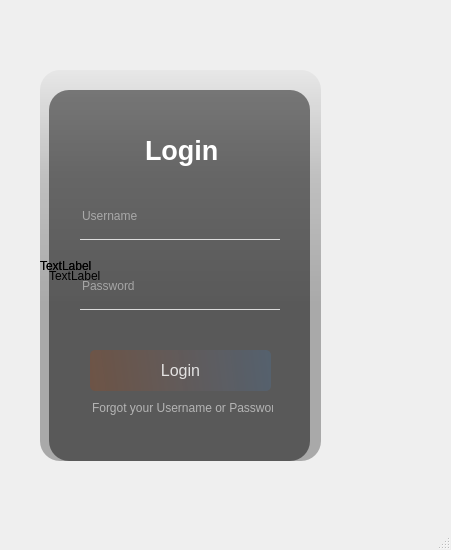
<?xml version="1.0" encoding="UTF-8"?>
<ui version="4.0">
 <class>MainWindow</class>
 <widget class="QMainWindow" name="MainWindow">
  <property name="geometry">
   <rect>
    <x>0</x>
    <y>0</y>
    <width>451</width>
    <height>550</height>
   </rect>
  </property>
  <property name="windowTitle">
   <string>MainWindow</string>
  </property>
  <widget class="QWidget" name="centralwidget">
   <widget class="QWidget" name="widget" native="true">
    <property name="geometry">
     <rect>
      <x>30</x>
      <y>30</y>
      <width>300</width>
      <height>441</height>
     </rect>
    </property>
    <widget class="QLabel" name="label_2">
     <property name="geometry">
      <rect>
       <x>10</x>
       <y>40</y>
       <width>281</width>
       <height>391</height>
      </rect>
     </property>
     <property name="styleSheet">
      <string notr="true">border-image: url(:/images/C:/Users/niloy/Downloads/peakpx.jpg);
border-radius:20px;</string>
     </property>
     <property name="text">
      <string>TextLabel</string>
     </property>
    </widget>
    <widget class="QLabel" name="label_3">
     <property name="geometry">
      <rect>
       <x>10</x>
       <y>40</y>
       <width>281</width>
       <height>391</height>
      </rect>
     </property>
     <property name="styleSheet">
      <string notr="true">background-color: qlineargradient(spread:pad, x1:0, y1:0, x2:0, y2:0.715909, stop:0 rgba(0, 0, 0, 9), stop:0.375 rgba(0, 0, 0, 50), stop: 0.835227 rgba(0, 0, 0, 75));
border-radius:20px;</string>
     </property>
     <property name="text">
      <string>TextLabel</string>
     </property>
    </widget>
    <widget class="QLabel" name="label">
     <property name="geometry">
      <rect>
       <x>19</x>
       <y>60</y>
       <width>261</width>
       <height>371</height>
      </rect>
     </property>
     <property name="styleSheet">
      <string notr="true">background-color:rgba(0, 0, 0, 120);
border-radius:20px;</string>
     </property>
     <property name="text">
      <string>TextLabel</string>
     </property>
    </widget>
    <widget class="QLabel" name="label_4">
     <property name="geometry">
      <rect>
       <x>115</x>
       <y>100</y>
       <width>81</width>
       <height>40</height>
      </rect>
     </property>
     <property name="font">
      <font>
       <pointsize>20</pointsize>
       <weight>75</weight>
       <bold>true</bold>
      </font>
     </property>
     <property name="styleSheet">
      <string notr="true">color:rgba(255,255,255,255);</string>
     </property>
     <property name="text">
      <string>Login</string>
     </property>
    </widget>
    <widget class="QLineEdit" name="lineEdit">
     <property name="geometry">
      <rect>
       <x>50</x>
       <y>170</y>
       <width>200</width>
       <height>40</height>
      </rect>
     </property>
     <property name="font">
      <font>
       <pointsize>9</pointsize>
      </font>
     </property>
     <property name="styleSheet">
      <string notr="true">background-color:rgba(0, 0, 0, 0);
border:none;
border-bottom:1px solid rgba(255, 255, 255, 200);
color:rgba(255,255,255,230);
padding-bottom:7px;</string>
     </property>
     <property name="text">
      <string/>
     </property>
     <property name="alignment">
      <set>Qt::AlignLeading|Qt::AlignLeft|Qt::AlignVCenter</set>
     </property>
     <property name="placeholderText">
      <string>Username</string>
     </property>
    </widget>
    <widget class="QLineEdit" name="lineEdit_2">
     <property name="geometry">
      <rect>
       <x>50</x>
       <y>240</y>
       <width>200</width>
       <height>40</height>
      </rect>
     </property>
     <property name="font">
      <font>
       <pointsize>9</pointsize>
      </font>
     </property>
     <property name="styleSheet">
      <string notr="true">background-color:rgba(0, 0, 0, 0);
border:none;
border-bottom:1px solid rgba(255, 255, 255, 200);
color:rgba(255,255,255,230);
padding-bottom:7px;</string>
     </property>
     <property name="echoMode">
      <enum>QLineEdit::Password</enum>
     </property>
     <property name="placeholderText">
      <string>Password</string>
     </property>
    </widget>
    <widget class="QPushButton" name="pushButton">
     <property name="geometry">
      <rect>
       <x>60</x>
       <y>320</y>
       <width>181</width>
       <height>41</height>
      </rect>
     </property>
     <property name="font">
      <font>
       <pointsize>12</pointsize>
      </font>
     </property>
     <property name="styleSheet">
      <string notr="true">QPushButton#pushButton{
background-color: qlineargradient(spread:pad, x1:0, y1:0.505682, x2:1, y2:0.477, stop:0 rgba(112, 83, 67, 219), stop: 1 rgba(85, 98, 112, 226));
color:rgba(255, 255, 255, 210);
border-radius:5px;
}
QPushButton #pushButton:hover{
background-color: glineargradient(spread:pad, x1:0, 1:0.505682, x2:1, y2:0.477, stop:0 rgba(40, 67, 98, 219), stop: 1 rgba(105, 118, 132, 226));
}
QPushButton #pushButton:pressed{
padding-left: 5px;
padding-top:5px;
background-color:rgba(105, 118, 132, 200);
}</string>
     </property>
     <property name="text">
      <string>Login</string>
     </property>
    </widget>
    <widget class="QLabel" name="label_5">
     <property name="geometry">
      <rect>
       <x>62</x>
       <y>370</y>
       <width>181</width>
       <height>16</height>
      </rect>
     </property>
     <property name="styleSheet">
      <string notr="true">color:rgba(255,255,255,140);</string>
     </property>
     <property name="text">
      <string>Forgot your Username or Password?</string>
     </property>
    </widget>
   </widget>
  </widget>
  <widget class="QMenuBar" name="menubar">
   <property name="geometry">
    <rect>
     <x>0</x>
     <y>0</y>
     <width>451</width>
     <height>22</height>
    </rect>
   </property>
  </widget>
  <widget class="QStatusBar" name="statusbar"/>
 </widget>
 <resources>
  <include location="res.qrc"/>
 </resources>
 <connections/>
</ui>
